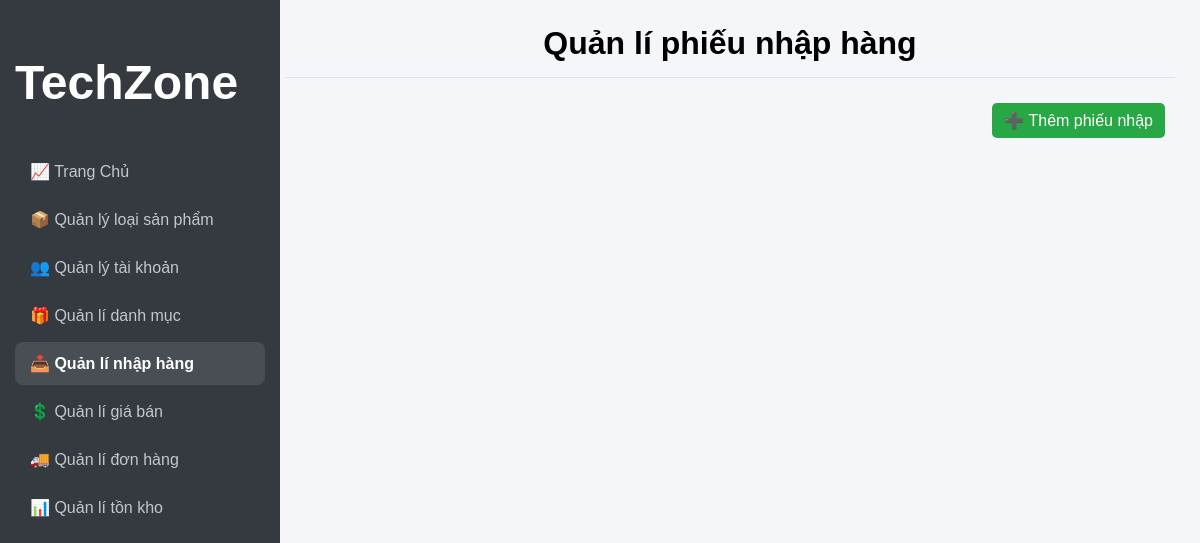
The page /Admin/quanlinhaphang/quanlinhaphang.php (signed in) on the database as committed earlier.
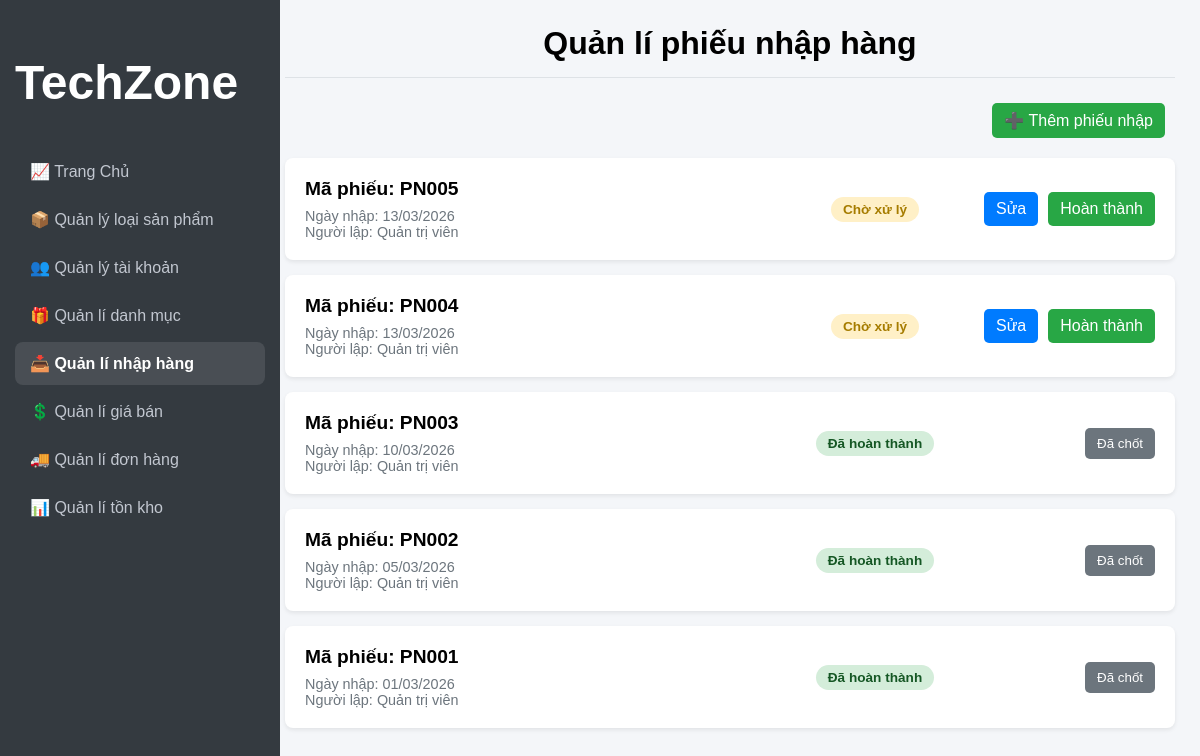
The same page on the database as committed later.
### tables this page shows
CREATE TABLE `phieunhap` (
  `MaPN` int(11) NOT NULL,
  `NgayNhap` datetime DEFAULT current_timestamp(),
  `MaAdmin` int(11) NOT NULL,
  `TrangThai` tinyint(1) DEFAULT 0 COMMENT '0: Đang tạo/Chưa hoàn thành, 1: Đã hoàn thành'
);

CREATE TABLE `taikhoan` (
  `MaTK` int(11) NOT NULL,
  `Username` varchar(50) NOT NULL,
  `Password` varchar(255) NOT NULL,
  `HoTen` varchar(100) NOT NULL,
  `Email` varchar(100) NOT NULL,
  `Avatar` varchar(255) DEFAULT NULL,
  `SoDienThoai` varchar(20) NOT NULL,
  `VaiTro` tinyint(1) DEFAULT 0 COMMENT '0: Khách hàng, 1: Admin',
  `TrangThai` tinyint(1) DEFAULT 1 COMMENT '0: Bị khóa, 1: Hoạt động'
);

### Admin/quanlinhaphang/quanlinhaphang.php (the view, shortened to what this page needs)
<?php
require_once '../config.php';
$stmt = $conn->query("SELECT p.*, t.HoTen FROM PhieuNhap p JOIN TaiKhoan t ON p.MaAdmin = t.MaTK ORDER BY p.MaPN DESC");
$phieuNhaps = $stmt->fetchAll(PDO::FETCH_ASSOC);
?>
<!DOCTYPE html>
<html lang="vi">
<head>
    <link rel="stylesheet" href="../Style.css">
</head>
<body>
    <div class="container">
        <?php include_once '../sidebar.php'; ?>
        <main class="main-content">
            <div class="page-header">
                <h1 class="page-header-title">Quản lí phiếu nhập hàng</h1>
            </div>
            <div class="page-toolbar"><a href="them-phieu-nhap.php" class="btn btn-add">➕ Thêm phiếu nhập</a></div>
            <div class="slip-list">
                <?php foreach ($phieuNhaps as $pn): ?>
                    <div class="slip-item">
                        <div class="slip-info">
                            <h4>Mã phiếu: PN<?= str_pad($pn['MaPN'], 3, '0', STR_PAD_LEFT) ?></h4>
                            <p>Ngày nhập: <?= date('d/m/Y', strtotime($pn['NgayNhap'])) ?></p>
                            <p>Người lập: <?= htmlspecialchars($pn['HoTen']) ?></p>
                        </div>
                        <div class="slip-status">
                            <span class="status <?= $pn['TrangThai'] == 0 ? 'pending' : 'completed' ?>">
                                <?= $pn['TrangThai'] == 0 ? 'Chờ xử lý' : 'Đã hoàn thành' ?>
                            </span>
                        </div>
                        <div class="slip-actions">
                            <?php if ($pn['TrangThai'] == 0): ?>
                                <a href="sua-phieu-nhap.php?id=<?= $pn['MaPN'] ?>" class="btn btn-edit">Sửa</a>
                                <a href="quanlinhaphang.php?action=complete&id=<?= $pn['MaPN'] ?>" class="btn btn-complete" onclick="return confirm('Xác nhận hoàn thành?')">Hoàn thành</a>
                            <?php else: ?>
                                <button class="btn btn-view" disabled>Đã chốt</button>
                            <?php endif; ?>
                        </div>
                    </div>
                <?php endforeach; ?>
            </div>
        </main>
    </div>
</body>
</html>

Rows that differ between the two databases and show on the page:
added phieunhap: MaPN "005", NgayNhap "13/03/2026", MaAdmin.HoTen "Quản trị viên", TrangThai "Chờ xử lý"
added phieunhap: MaPN "004", NgayNhap "13/03/2026", MaAdmin.HoTen "Quản trị viên", TrangThai "Chờ xử lý"
added phieunhap: MaPN "003", NgayNhap "10/03/2026", MaAdmin.HoTen "Quản trị viên", TrangThai "Đã hoàn thành"
added phieunhap: MaPN "002", NgayNhap "05/03/2026", MaAdmin.HoTen "Quản trị viên", TrangThai "Đã hoàn thành"
added phieunhap: MaPN "001", NgayNhap "01/03/2026", MaAdmin.HoTen "Quản trị viên", TrangThai "Đã hoàn thành"
